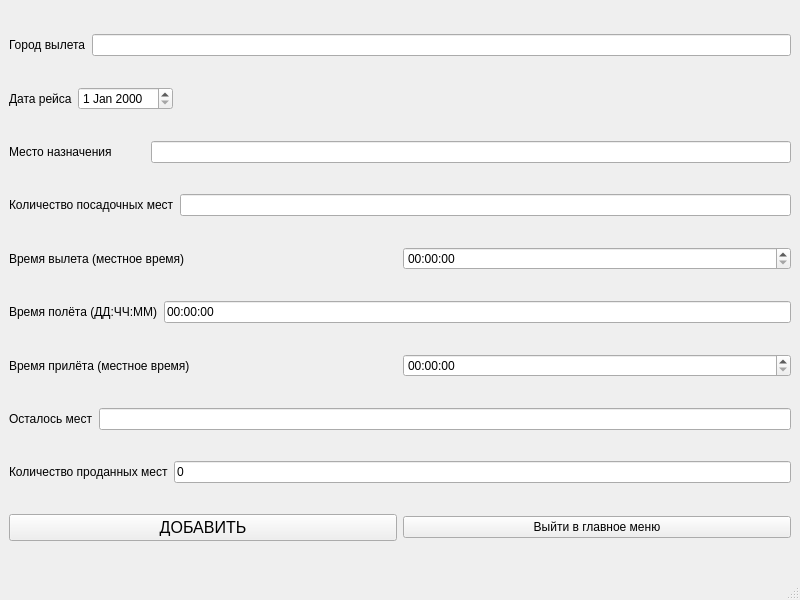
<?xml version="1.0" encoding="UTF-8"?>
<ui version="4.0">
 <class>MainWindow</class>
 <widget class="QMainWindow" name="MainWindow">
  <property name="geometry">
   <rect>
    <x>0</x>
    <y>0</y>
    <width>800</width>
    <height>600</height>
   </rect>
  </property>
  <property name="windowTitle">
   <string>Добавление рейса</string>
  </property>
  <property name="windowIcon">
   <iconset>
    <normaloff>icon.png</normaloff>icon.png</iconset>
  </property>
  <widget class="QWidget" name="centralwidget">
   <layout class="QVBoxLayout" name="verticalLayout">
    <item>
     <layout class="QHBoxLayout" name="horizontalLayout">
      <item>
       <widget class="QLabel" name="label_1">
        <property name="text">
         <string>Город вылета</string>
        </property>
       </widget>
      </item>
      <item>
       <widget class="QLineEdit" name="lineEdit_1"/>
      </item>
     </layout>
    </item>
    <item>
     <layout class="QHBoxLayout" name="horizontalLayout_5">
      <item>
       <widget class="QLabel" name="label_5">
        <property name="text">
         <string>Дата рейса</string>
        </property>
       </widget>
      </item>
      <item>
       <widget class="QDateEdit" name="dateEdit_1"/>
      </item>
      <item>
       <spacer name="horizontalSpacer_2">
        <property name="orientation">
         <enum>Qt::Horizontal</enum>
        </property>
        <property name="sizeHint" stdset="0">
         <size>
          <width>40</width>
          <height>20</height>
         </size>
        </property>
       </spacer>
      </item>
     </layout>
    </item>
    <item>
     <layout class="QHBoxLayout" name="horizontalLayout_3">
      <item>
       <widget class="QLabel" name="label_3">
        <property name="text">
         <string>Место назначения          </string>
        </property>
       </widget>
      </item>
      <item>
       <widget class="QLineEdit" name="lineEdit_3"/>
      </item>
     </layout>
    </item>
    <item>
     <layout class="QHBoxLayout" name="horizontalLayout_6">
      <item>
       <widget class="QLabel" name="label_6">
        <property name="text">
         <string>Количество посадочных мест</string>
        </property>
       </widget>
      </item>
      <item>
       <widget class="QLineEdit" name="lineEdit_6">
        <property name="text">
         <string/>
        </property>
       </widget>
      </item>
     </layout>
    </item>
    <item>
     <layout class="QHBoxLayout" name="horizontalLayout_4">
      <item>
       <widget class="QLabel" name="label_4">
        <property name="text">
         <string>Время вылета (местное время)</string>
        </property>
       </widget>
      </item>
      <item>
       <widget class="QTimeEdit" name="timeEdit"/>
      </item>
     </layout>
    </item>
    <item>
     <layout class="QHBoxLayout" name="horizontalLayout_7">
      <item>
       <widget class="QLabel" name="label_7">
        <property name="text">
         <string>Время полёта (ДД:ЧЧ:ММ)</string>
        </property>
       </widget>
      </item>
      <item>
       <widget class="QLineEdit" name="lineEdit">
        <property name="text">
         <string>00:00:00</string>
        </property>
       </widget>
      </item>
     </layout>
    </item>
    <item>
     <layout class="QHBoxLayout" name="horizontalLayout_8">
      <item>
       <widget class="QLabel" name="label_8">
        <property name="text">
         <string>Время прилёта (местное время)</string>
        </property>
       </widget>
      </item>
      <item>
       <widget class="QTimeEdit" name="timeEdit_3"/>
      </item>
     </layout>
    </item>
    <item>
     <layout class="QHBoxLayout" name="horizontalLayout_9">
      <item>
       <widget class="QLabel" name="label_9">
        <property name="text">
         <string>Осталось мест</string>
        </property>
       </widget>
      </item>
      <item>
       <widget class="QLineEdit" name="lineEdit_9"/>
      </item>
     </layout>
    </item>
    <item>
     <layout class="QHBoxLayout" name="horizontalLayout_2">
      <item>
       <widget class="QLabel" name="label">
        <property name="text">
         <string>Количество проданных мест</string>
        </property>
       </widget>
      </item>
      <item>
       <widget class="QLineEdit" name="lineEdit_2">
        <property name="text">
         <string>0</string>
        </property>
       </widget>
      </item>
     </layout>
    </item>
    <item>
     <layout class="QHBoxLayout" name="horizontalLayout_16">
      <item>
       <widget class="QPushButton" name="pushButton_add">
        <property name="font">
         <font>
          <pointsize>12</pointsize>
         </font>
        </property>
        <property name="text">
         <string>ДОБАВИТЬ</string>
        </property>
       </widget>
      </item>
      <item>
       <widget class="QPushButton" name="pushButton_exit">
        <property name="text">
         <string>Выйти в главное меню</string>
        </property>
       </widget>
      </item>
     </layout>
    </item>
   </layout>
  </widget>
  <widget class="QStatusBar" name="statusbar"/>
 </widget>
 <resources/>
 <connections/>
</ui>
